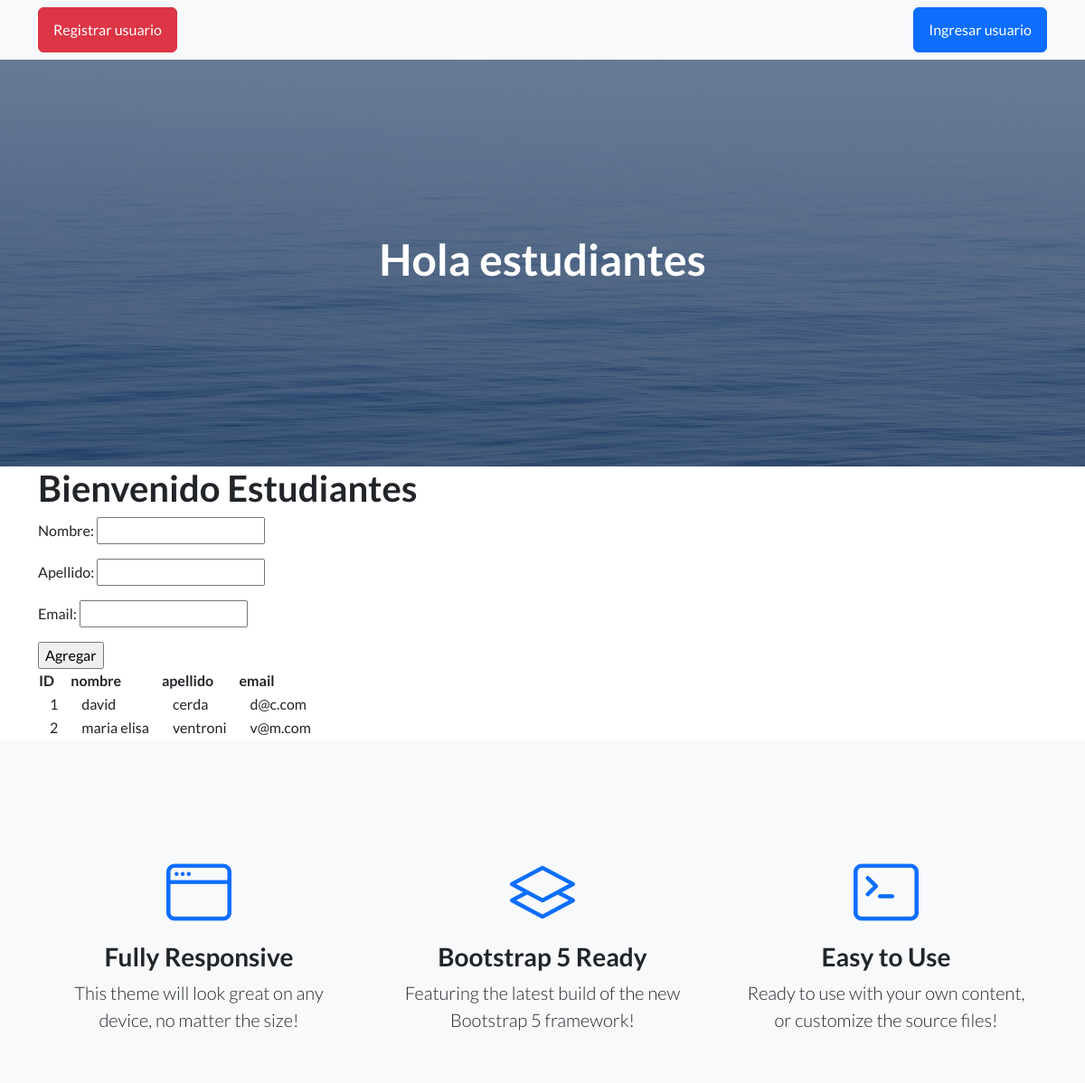
The app's page /PrimeraApp/estudiantes/ (signed in, upper part), older data.
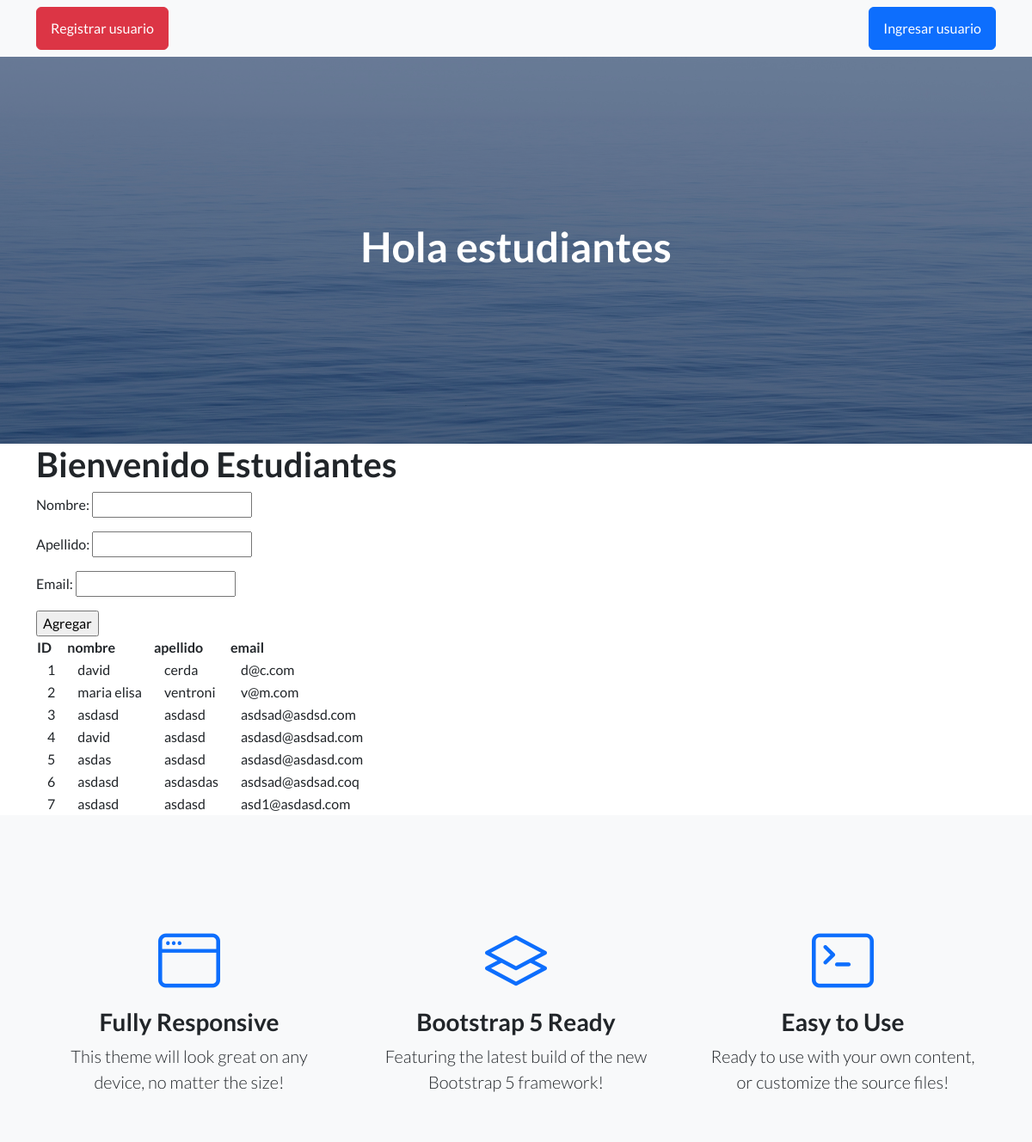
The same page, newer data.
### PrimeraApp/models.py (models this page shows, shortened)
class Estudiante(models.Model):
    nombre = models.CharField(max_length=30)
    apellido = models.CharField(max_length=30)
    email = models.EmailField()

### PrimeraApp/views.py (the view)
# urls.py: path('estudiantes/' , views.Estudiantes,name="estudiantes"),
@login_required(login_url='login')
def Estudiantes(request):
      if request.method == "POST":
            form = Estudiantesform(request.POST)
            if form.is_valid():
                  estudiante = Estudiante()
                  estudiante.nombre = form.cleaned_data["nombre"]
                  estudiante.apellido = form.cleaned_data["apellido"]
                  estudiante.email = form.cleaned_data["email"]
                  estudiante.save()
                  form = Estudiantesform()
      else:
            form = Estudiantesform()
      estudiantes = Estudiante.objects.all()
      contex = {"estudiantes":estudiantes, "form": form}
      return render (request ,'template/Estudiantes.html',contex)

### PrimeraApp/form.py
class Estudiantesform(forms.Form):
    nombre = forms.CharField(max_length=30)
    apellido = forms.CharField(max_length=30)
    email = forms.EmailField()

### PrimeraApp/template/estudiantes.html (shortened to what this page needs)
{% extends 'template/index.html' %}
{% load static %}
{% block titulo %}
<h1>Hola estudiantes</h1>
{% endblock %}
{% block Cambio %}
<h1>Bienvenido Estudiantes</h1>
<form action="" method="POST">
    {{ form.as_p }}
    <input type="submit" value="Agregar" >
</form>
<table>
    <thead>
        <tr>
            <th>ID</th>
            <th>nombre</th>
            <th>apellido</th>
            <th>email</th>
        </tr>
    </thead>
    <tbody>
        {% for estudiante in estudiantes %}
        <tr>
            <td>
                <div class="container">
                {{ estudiante.id }}
                </div>
            </td>
            <td>
                <div class="container">
                {{ estudiante.nombre }}
                </div>
            </td>
            <td>
                <div class="container">
                {{ estudiante.apellido }}
                </div>
            </td>
            <td>
                <div class="container">
                {{ estudiante.email }}
                </div>
            </td>
        </tr>
        {% endfor %}
    </tbody>
</table>
{% endblock %}

Row changes from the older to the newer data that the page shows:
added Estudiante: id "3", nombre "asdasd", apellido "asdasd", email "asdsad@asdsd.com"
added Estudiante: id "4", nombre "david", apellido "asdasd", email "asdasd@asdsad.com"
added Estudiante: id "5", nombre "asdas", apellido "asdasd", email "asdasd@asdasd.com"
added Estudiante: id "6", nombre "asdasd", apellido "asdasdas", email "asdsad@asdsad.coq"
added Estudiante: id "7", nombre "asdasd", apellido "asdasd", email "asd1@asdasd.com"
